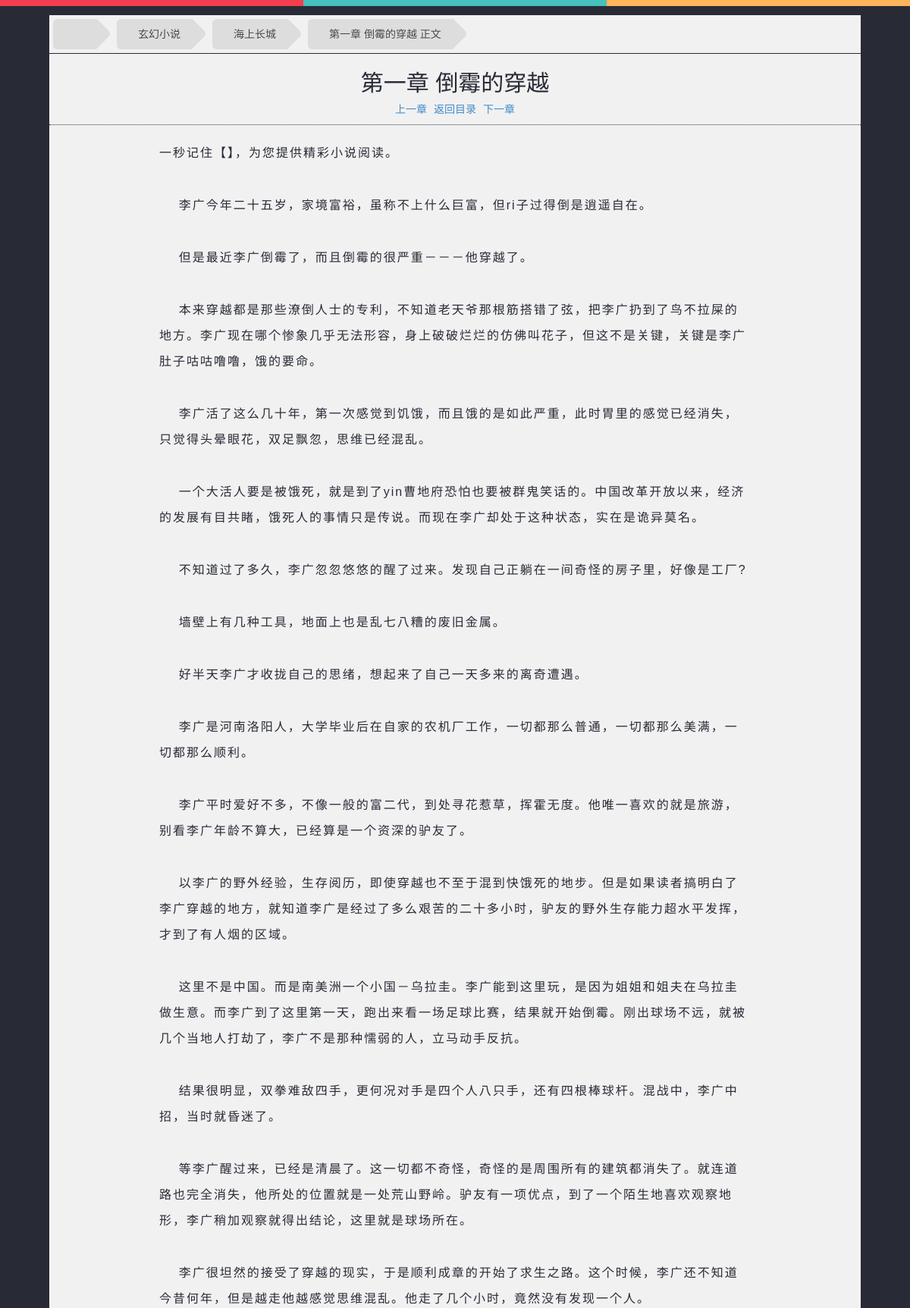
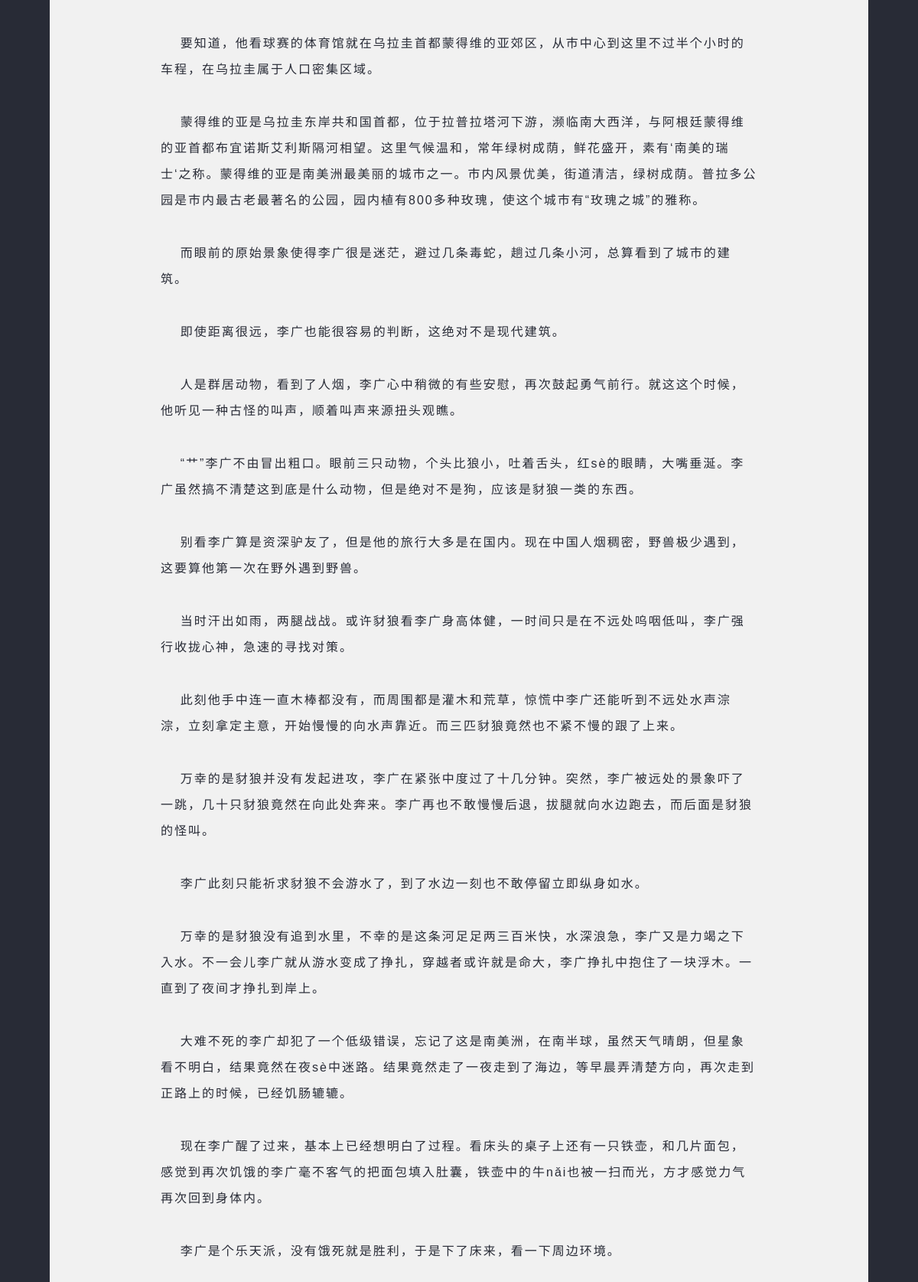
The page /book/haishangchangcheng/11002.html (upper part) on the database its author committed (2 pictures, top to bottom).
### novel/models.py (models this page shows, shortened)
@python_2_unicode_compatible
class Novel(models.Model):
    category = models.ForeignKey(Category)
    name = models.CharField(u"小说名",max_length=100,db_index=True)
    alias = models.CharField(u"小说拼音",max_length=100,unique=True,db_index=True,blank=True)
    author = models.CharField(u'作者',max_length=50,blank=True)
    description = models.TextField(u"小说简介",blank=True)
    is_over = models.BooleanField(u"小说是否完结",blank=True)
    image = models.ImageField(u"封面图片",upload_to='novel_cover',max_length=255,blank=True)
    hot = models.IntegerField(db_index=True,default=1)
    create_time = models.DateTimeField(auto_now_add=True)
    update_time = models.DateTimeField(auto_now=True)
    start_url = models.CharField(u"采集起始URL",max_length=255,blank=True)
    spider_class = models.CharField(u"采集类",max_length=20,blank=True)
    interval = models.SmallIntegerField(u"采集间隔",blank=True)
    seo_title = models.CharField(u"SEO标题",max_length=255,blank=True)
    seo_keyword = models.CharField(u"SEO关键字",max_length=255,blank=True)
    seo_description = models.TextField(u"SEO描述",blank=True)
    @property
    def get_novel_url(self):
        return '/book/%s' % self.alias
    class Meta:
        ordering = ['-hot']

@python_2_unicode_compatible
class Category(models.Model):
    name = models.CharField(max_length=50)
    alias = models.CharField(max_length=100,unique=True)
    @property
    def get_category_url(self):
        return '/cat/%s' % self.alias

@python_2_unicode_compatible
class Chapter(models.Model):
    novel = models.ForeignKey(Novel)
    name = models.CharField(r'章节名',max_length=255)
    content = HTMLField(u'内容')
    volume = models.SmallIntegerField(default=1)
    volume_name = models.CharField(max_length=50,default=u'正文')
    order = models.IntegerField(unique=True,db_index=True)
    update_time = models.DateTimeField(auto_now=True)
    @property
    def get_chapter_url(self):
        return '/book/%s/%s.html' %(self.novel.alias,self.order)
    @property
    def next_chapter(self):
        next = Chapter.objects.filter(novel=self.novel,order__gt = self.order).order_by('order')
        return next[0].get_chapter_url if next else ""
    @property
    def prev_chapter(self):
        prev = Chapter.objects.filter(novel=self.novel,order__lt = self.order).latest('order')
        return prev.get_chapter_url if prev else ""
    class Meta:
        ordering = ['order']
        index_together = [
            ['novel','order']
        ]

### novel/views.py (the view)
# urls.py: url(r'^book/(?P<book_alias>[A-Za-z]+)/(?P<chapter_id>\d+)\.html$',views.chapter,name='chapter'),
def chapter(request,book_alias,chapter_id):
    book = get_object_or_404(Novel,alias = book_alias)
    chapter = get_object_or_404(Chapter,novel = book,order = chapter_id)
    return render_to_response('chapter.html',{'chapter':chapter,'book':book},context_instance=RequestContext(request))

### novel/processor.py (called while the page is built)
def my_processor(request):
    seo = SEO.objects.all()
    if seo:
        seo = seo[0]
        return dict(
            category_list = Category.objects.all(),
            site_name = seo.site_name,
            site_sub_name = seo.site_sub_name,
            tongji = seo.tongji,
            google = seo.google,
            link_list = Links.objects.all(),
            seo = seo,
        )
    else:
        return dict(
            category_list = Category.objects.all(),
            link_list = Links.objects.all(),
        )

### dnovel/templates/chapter.html (shortened to what this page needs)
{% extends "base.html" %}
{% block body %}
    <body style="background:#282b36 repeat-x scroll 0 0">
    {% block line %}
        {{ block.super }}
    {% endblock %}
    {% block content %}
        <div class="container" style="width: 1070px">
            <div class="row" style="background-color: #f1f1f1;margin-top: 20px;padding: 5px 5px 5px 5px;">
                <ul id="breadcrumbs-three" class="list-unstyled" style="margin-bottom: 0;">
                    <li>
                        <a href="/"><span class="glyphicon glyphicon-home"></span></a>
                    </li>
                    <li><a href="{{ book.category.get_category_url }}">{{ book.category.name }}</a></li>
                    <li><a href="{{ book.get_novel_url }}">{{ book.name }}</a></li>
                    <li><a href="#">{{ chapter.name }} 正文</a></li>
                </ul>
            </div>
            <div class="row" style="background-color: #f1f1f1;margin-top: 1px;margin-bottom: 20px;">
                <h2 class="text-center">{{ chapter.name }}</h2>
                <p class="text-center">
                    <a href="{{ chapter.prev_chapter }}">上一章</a>
                    <a href="{{ book.get_novel_url }}" STYLE="margin-left: 5px;margin-right: 5px">返回目录</a>
                    <a href="{{ chapter.next_chapter }}">下一章</a>
                </p>
                <hr style="border-top: 1px dotted #333333;margin-top: 5px"/>
                <div class="chapter-content">
                    {{ chapter.content|safe }}
                </div>
            </div>
        </div>
    {% endblock %}
    </body>
{% endblock %}

### dnovel/static/main.css (style rules this page uses)
body { color: #282B36; font-family: 'Microsoft Yahei', 宋体, 微软雅黑, Arial, 'Lucida Grande', Tahoma, sans-serif }
.chapter-content { width: 780px; margin: 0 auto; line-height: 28px; font-size: 16px; }
#breadcrumbs-three { overflow: hidden; width: 100%; }
#breadcrumbs-three li { float: left; margin: 0 2em 0 0; }
#breadcrumbs-three a { padding: .7em 1em .7em 2em; float: left; text-decoration: none; color: #444; background: #ddd; position: relative; z-index: 1; text-shadow: 0 1px 0 rgba(255,255,255,.5); -moz-border-radius: .4em 0 0 .4em; -webkit-border-radius: .4em 0 0 .4em; border-radius: .4em 0 0 .4em; }
#breadcrumbs-three a::after { background: #ddd; content: ""; height: 2.5em; margin-top: -1.25em; position: absolute; right: -1em; top: 50%; width: 2.5em; z-index: -1; -webkit-transform: rotate(45deg); -moz-transform: rotate(45deg); -ms-transform: rotate(45deg); -o-transform: rotate(45deg); transform: rotate(45deg); -moz-border-radius: .4em; -webkit-border-radius: .4em; border-radius: .4em; }
.chapter-content p { font-size: 16px; line-height: 34px; letter-spacing: 2px; margin-bottom: 35px; }

### rows shown on the page
Novel: category.name "玄幻小说", name "海上长城"
Chapter: name "第一章 倒霉的穿越", content "一秒记住【】，为您提供精彩小说阅读。 李广今年二十五岁，家境富裕，虽称不上什么巨富，但ri子过得倒是逍遥自在。 但是最近李广倒霉了，而且倒霉的很严重－－－他穿越了。 本来穿越都是那些潦倒人士的专利，不知道老天爷那根筋搭错了弦，把李广扔到了鸟不拉屎的地方。李广现在哪个惨象几乎无法形容，身上破破烂烂的仿佛叫花子，但这不是关键，关键是李广肚子咕咕噜噜，饿的要命。 李广活了这么几十年，第一次感觉到饥饿，而且饿的是如此严重，此时胃里的感觉已经消失，只觉得头晕眼花，双足飘忽，思维已经混乱。 一个大活人要是被饿死，就是到了yin曹地府恐怕也要被群鬼笑话的。中国改革开放以来，经济的发展有目共睹，饿死人的事情只是传说。而现在李广却处于这种状态，实在是诡异莫名。 不知道过了多久，李广忽忽悠悠的醒了过来。发现自己正躺在一间奇怪的房子里，好像是工厂? 墙壁上有几种工具，地面上也是乱七八糟的废旧金属。 好半天李广才收拢自己的思绪，想起来了自己一天多来的离奇遭遇。 李广是河南洛阳人，大学毕业后在自家的农机厂工作，一切都那么普通，一切都那么美满，一切都那么顺利。 李广平时爱好不多，不像一般的富二代，到处寻花惹草，挥霍无度。他唯一喜欢的就是旅游，别看李广年龄不算大，已经算是一个资深的驴友了。 以李广的野外经验，生存阅历，即使穿越也不至于混到快饿死的地步。但是如果读者搞明白了李广穿越的地方，就知道李广是经过了多么艰苦的二十多小时，驴友的野外生存能力超水平发挥，才到了有人烟的区域。…"
